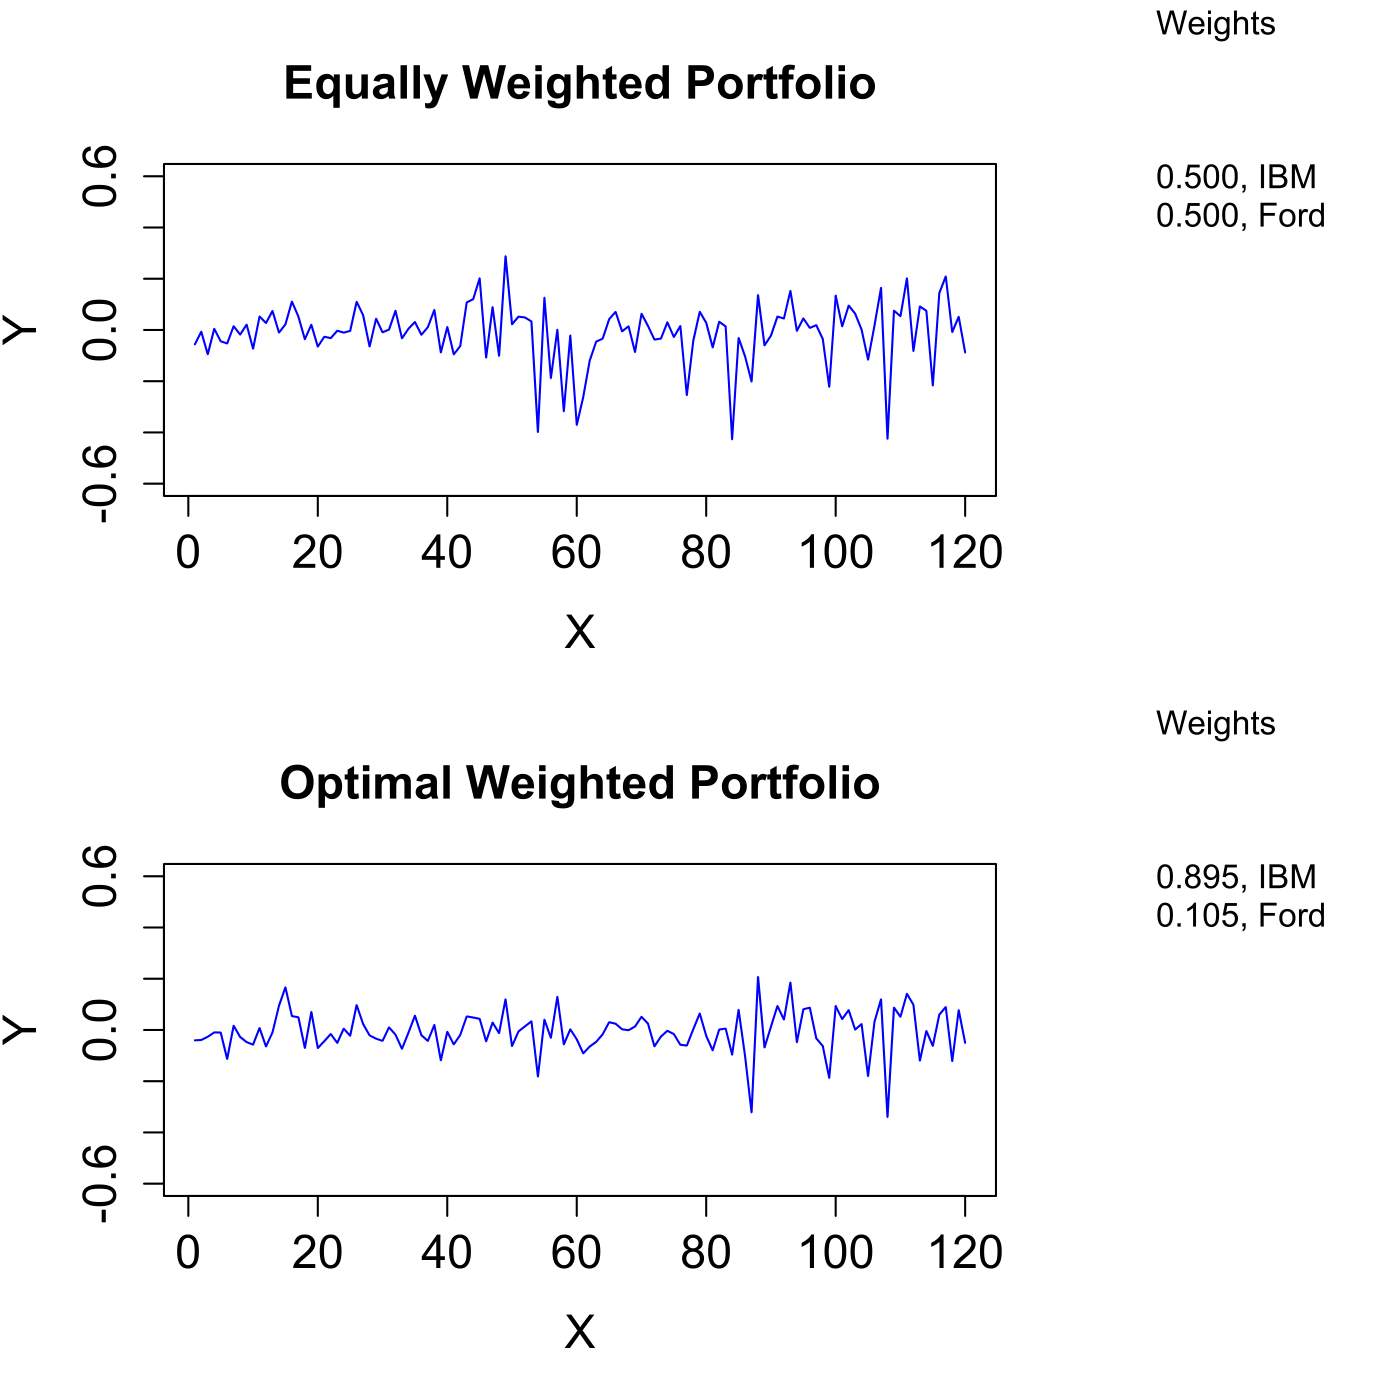

The script that drew this image:

# clear all variables
rm(list = ls(all = TRUE))
graphics.off()

# load data
ibm  = read.csv("ibm.csv")
ford = read.csv("ford.csv")

# compute returns for IBM
y1 = ibm[, 5]
a  = 0
i  = 1
while (i <= 120) {
    i    = i + 1
    a[i] = (y1[i] - y1[i - 1])/y1[i]
}
x1 = a[2:121]

# compute returns for Forward Industries
y2 = ford[, 5]
f  = 0
i  = 1
while (i <= 120) {
    i    = i + 1
    f[i] = (y2[i] - y2[i - 1])/y2[i]
}
x2 = f[2:121]

x   = cbind(x1, x2)                         # MVAportfolio of assets
s1  = solve(cov(x))                         # inverse of empirical variance
one = c(1, 1)                               # vector of ones
c2  = (s1 %*% one)/rep(t(one) %*% s1 %*% one, length(s1 %*% one)) 	# c2 weight
c1  = one/rep(sum(one), length(one))        # c1 weight
q1  = x %*% c1                              # Optimal MVAportfol_IBM_Ford returns 
q2  = x %*% c2                              # Nonoptimal MVAport_IBM_Ford returns 

t   = c(1:120)
d1  = cbind(t, q1)
d2  = cbind(t, q2)

# plot
par(mfrow = c(2, 1))
par(oma = c(0, 0, 0, 8))
plot(d1, type = "l", col = "blue", ylab = "Y", xlab = "X", main = "Equally Weighted Portfolio", 
    ylim = c(-0.6, 0.6), cex.lab = 1.4, cex.axis = 1.4, cex.main = 1.4)
mtext("Weights", side = 4, line = 4, at = 1.2, las = 2, font = 1)
mtext(toString(c(sprintf("%.3f", c1[1]), "IBM")), side = 4, line = 4, at = 0.6, las = 2)
mtext(toString(c(sprintf("%.3f", c1[2]), "Ford")), side = 4, line = 4, at = 0.45, 
    las = 2)
plot(d2, type = "l", col = "blue", ylab = "Y", xlab = "X", main = "Optimal Weighted Portfolio", 
    ylim = c(-0.6, 0.6), cex.lab = 1.4, cex.axis = 1.4, cex.main = 1.4)
mtext("Weights", side = 4, line = 4, at = 1.2, las = 2)
mtext(toString(c(sprintf("%.3f", c2[1]), "IBM")), side = 4, line = 4, at = 0.6, las = 2)
mtext(toString(c(sprintf("%.3f", c2[2]), "Ford")), side = 4, line = 4, at = 0.45, 
    las = 2) 
